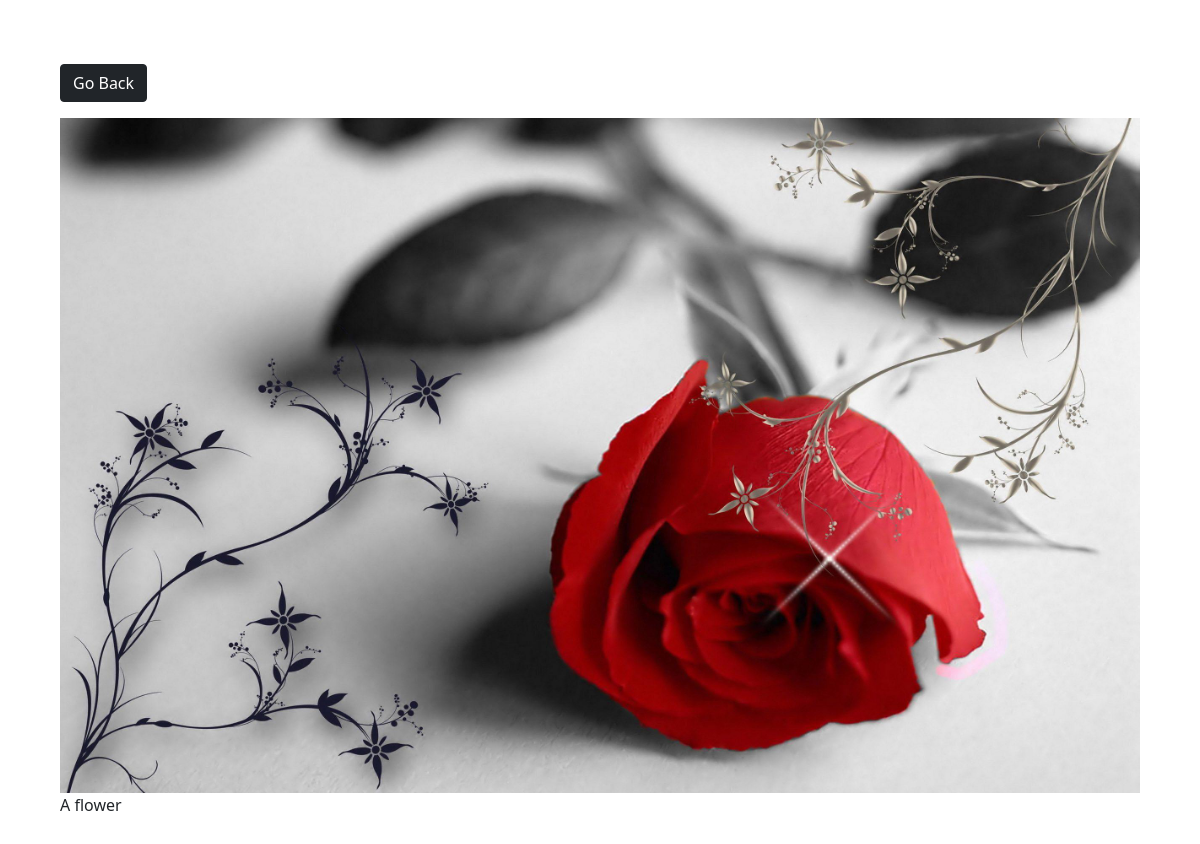
Screenshot of /photo/1/ with the database file from the repository.
### photos/models.py (models this page shows, shortened)
class Photo(models.Model):
    category = models.ForeignKey(Category,on_delete=models.SET_NULL,null=True,blank=True)
    image = models.ImageField(null=False, blank=False)
    description = models.TextField()

### photos/views.py (the view)
# urls.py: path('photo/<str:pk>/', views.viewPhoto, name='photo'),
def viewPhoto(request, pk):
    photo = Photo.objects.get(id = pk)
    return render(request,'photos/photo.html',{'photo': photo})

### photos/templates/photos/photo.html (shortened to what this page needs)
<!DOCTYPE html>
<html lang="en">
<head>
    <link href="https://cdn.jsdelivr.net/npm/bootstrap@5.1.3/dist/css/bootstrap.min.css" rel="stylesheet">
</head>
<body class="m-5">
    <div class="container">
        <div class="row justify-content-center">
            <div class="col">
                <a href="{% url 'gallery' %}" class="btn btn-dark my-3">Go Back</a>
                <div style="height: 90vh;">
                    <img style="max-width: 100%; max-height: 100%;" src="{{photo.image.url}}">
                    <p>{{photo.description}}</p>
                </div>
            </div>
        </div>
    </div>
</body>
</html>

### rows the page displays
Photo: image (picture), description "A flower"
